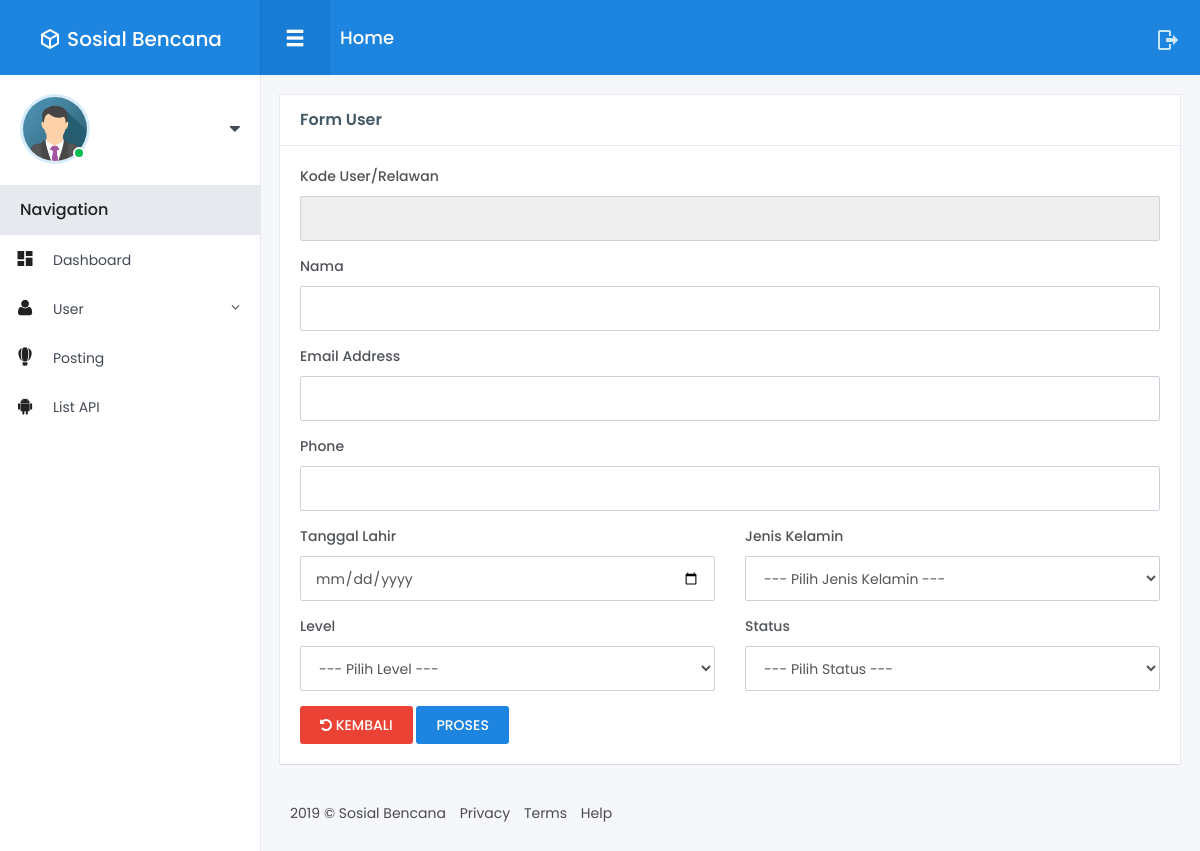
The app's page /user/edit/A11.2016.09357, older data.
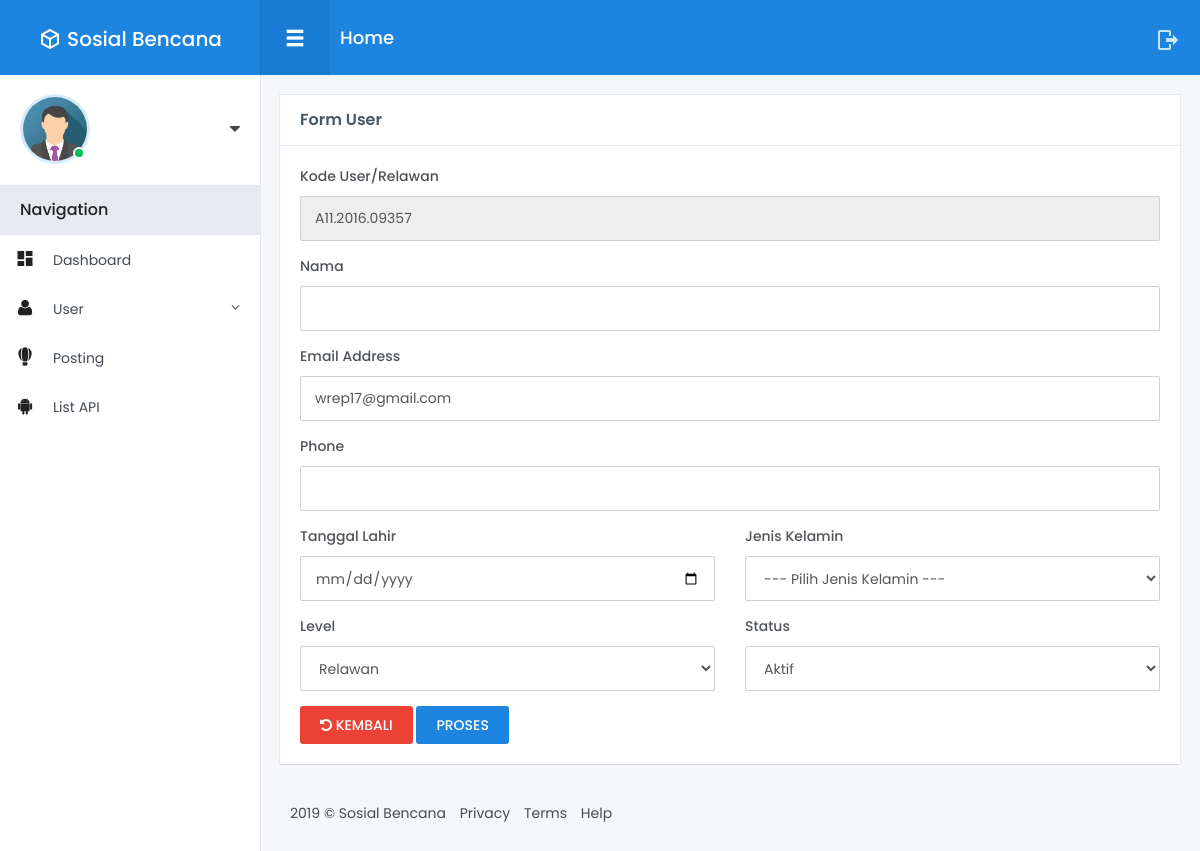
The same page, newer data.
### tables this page shows
CREATE TABLE `user` (
  `id_user` int(11) NOT NULL,
  `user_kode` varchar(100) NOT NULL,
  `id_level` int(11) NOT NULL,
  `id_status` int(11) DEFAULT NULL,
  `nama` varchar(255) DEFAULT NULL,
  `email` varchar(255) NOT NULL,
  `password` varchar(100) DEFAULT NULL,
  `tgl_lahir` date DEFAULT NULL,
  `j_kel` enum('Laki Laki','Perempuan','','') DEFAULT NULL,
  `phone` varchar(13) DEFAULT NULL,
  `avatar` varchar(255) DEFAULT NULL,
  `token` varchar(256) NOT NULL,
  `verifikasi` timestamp NULL DEFAULT NULL,
  `tanggal` timestamp NULL DEFAULT NULL
);

### application/controllers/User.php (called while the page is built, shortened)
<?php
class User extends CI_Controller {
	public function __construct()
	{
        $this->load->model('User_model');
        $this->load->model('Level_model');
        $this->load->model('Status_model');
    }
    public function edit($kode)
    {
        $user       = $this->User_model->detailUser($kode)->row_array();
        $level      = $this->Level_model->getLevel()->result_array();
        $status     = $this->Status_model->getStatus()->result_array();
        $data = array(
            'user'      => $user,
            'level'     => $level,
            'status'    => $status,
        );
        $this->load->view('Admin/User/edit', $data);
    }
}

### index.php (called while the page is built, shortened)
<?php
require_once BASEPATH.'core/CodeIgniter.php';

### application/models/User_model.php (called while the page is built, shortened)
<?php
class User_model extends CI_Model {
    public function detaiLUser($where)
    {
        $this->db->where('user_kode', $where);
        return $this->db->get('user');
    }
}

### application/models/Level_model.php (called while the page is built, shortened)
<?php
class Level_model extends CI_Model {
    public function getLevel()
    {
        return $this->db->get('level');
    }
}

### application/models/Status_model.php (called while the page is built, shortened)
<?php
class Status_model extends CI_Model {
    public function getStatus()
    {
        return $this->db->get('status');
    }
}

### application/views/Admin/User/edit.php (the view, shortened to what this page needs)
<!DOCTYPE html>
<html lang="en">
<head>
</head>
<body>
<div class="main-menu">
	<header class="header">
    </header>
	<div class="content">
	</div>
</div>
<div class="fixed-navbar">
</div>
<div id="wrapper">
	<div class="main-content">
		<div class="row small-spacing">
            <div class="col-lg-12">
				<div class="box-content card white">
                    <h4 class="box-title">Form User</h4>
					<div class="card-content">
						<?php echo form_open('user/p_edit', array('autocomplete' => 'off')); ?>
							<div class="form-group">
								<label>Kode User/Relawan</label>
								<input type="text" class="form-control" name="user_kode" id="user_kode" value="<?php echo set_value('user_kode', $user['user_kode']); ?>" readonly>
							</div>
							<div class="form-group">
								<label>Nama</label>
								<input type="text" class="form-control" name="nama" id="nama" value="<?php echo set_value('nama', $user['nama']); ?>">
							</div>
							<div class="form-group">
								<label>Email Address</label>
								<input type="email" class="form-control" name="email" id="email" value="<?php echo set_value('email', $user['email']); ?>">
							</div>
							<div class="form-group">
								<label>Phone</label>
								<input type="number" class="form-control" name="phone" id="phone" value="<?php echo set_value('phone', $user['phone']); ?>">
							</div>
							<div class="row">
								<div class="col-lg-6">
									<div class="form-group">
										<label>Tanggal Lahir</label>
										<input type="date" class="form-control" name="tgl_lahir" id="tgl_lahir" value="<?php echo set_value('tgl_lahir', $user['tgl_lahir']); ?>">
									</div>
								</div>
								<div class="col-lg-6">
									<div class="form-group">
										<label>Jenis Kelamin</label>
										<select class="form-control" name="j_kel" id="j_kel" value="<?php echo set_value('j_kel', $user['j_kel']); ?>">
											<option value="">--- Pilih Jenis Kelamin ---</option>
										</select>
									</div>
								</div>
							</div>
							<div class="row">
								<div class="col-lg-6">
									<div class="form-group">
										<label>Level</label>
										<select name="level" id="level" class="form-control">
											<option value="">--- Pilih Level ---</option>
											<?php
											foreach($level as $level)
											{
												echo '<option value="'.$level['kode_level'].'"'.set_select('level', $user['id_level'], ($level['kode_level'] == $user['id_level'])).'>'.$level['level'].'</option>';
											}
											?>
										</select>
									</div>
								</div>
								<div class="col-lg-6">
									<div class="form-group">
										<label>Status</label>
										<select name="status" id="status" class="form-control">
											<option value="">--- Pilih Status ---</option>
											<?php
											foreach($status as $status)
											{
												echo '<option value="'.$status['kode_status'].'"'.set_select('status', $user['id_status'], ($status['kode_status'] == $user['id_status'])).'>'.$status['nama_status'].'</option>';
											}
											?>
										</select>
									</div>
								</div>
							</div>
                            <a href="<?php echo base_url('user'); ?>" class="btn btn-danger btn-sm"><i class="fa fa-rotate-left"></i> KEMBALI</a>
							<button type="submit" class="btn btn-primary btn-sm waves-effect waves-light">PROSES</button>
						<?php echo form_close(); ?>
					</div>
				</div>
            </div>
		</div>
		<footer class="footer">
		</footer>
	</div>
</body>
</html>

Row changes from the older to the newer data that the page shows:
added user: user_kode "A11.2016.09357", email "wrep17@gmail.com"
Text that changed along with them:
form field level: "--- Pilih Level ---" → "Relawan"
form field status: "--- Pilih Status ---" → "Aktif"
form field j_kel: "--- Pilih Jenis Kelamin ---" → (not shown)
